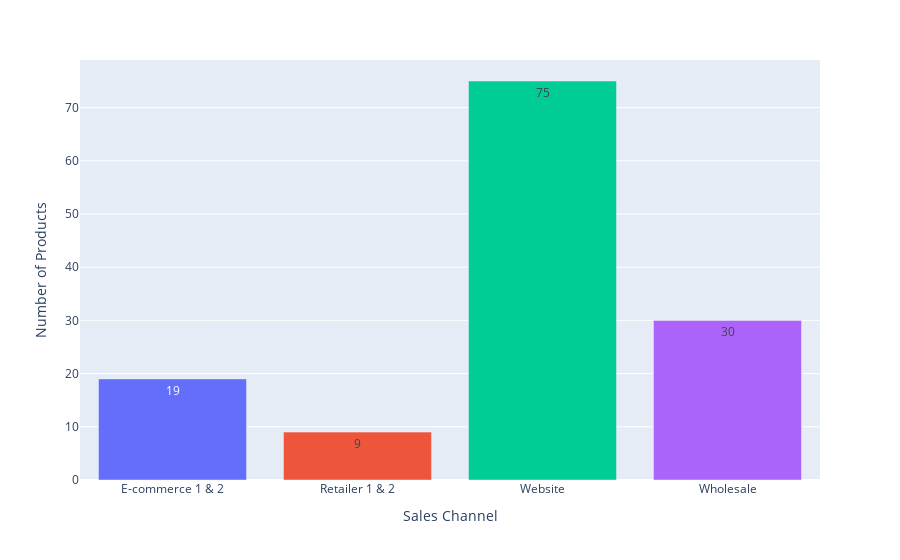

The cell this chart's notebook holds for it:
### Code cell
y=[19,9,75,30]
fig7 = px.bar(x=['E-commerce 1 & 2','Retailer 1 & 2','Website','Wholesale'],
             y=y,
             text=['19','9','75','30'],
             color = {'E-commerce 1 & 2':'steelblue','Retailer 1 & 2':'firebrick', 'Website':'yellow','Wholesale':'red'},
             labels={'x': "Sales Channel","y":'Number of Products'}, 
             ##title="Number of Products by Sales Channel")
)

fig7.update_layout(showlegend = False)
fig7.update_traces(textposition='inside')


fig7.show()
fig7.write_html("../Graphs/Channels_bar.html")

### Figure 1 — Plotly figure (JSON) as saved in the notebook; plotly's stock layout.template omitted (floating-point values rounded to 4 significant figures)
{"data": [{"alignmentgroup": "True", "hovertemplate": "color=steelblue<br>Sales Channel=%{x}<br>Number of Products=%{y}<br>text=%{text}<extra></extra>", "legendgroup": "steelblue", "marker": {"color": "#636efa", "pattern": {"shape": ""}}, "name": "steelblue", "offsetgroup": "steelblue", "orientation": "v", "showlegend": true, "text": ["19"], "textposition": "inside", "type": "bar", "x": ["E-commerce 1 & 2"], "xaxis": "x", "y": [19], "yaxis": "y"}, {"alignmentgroup": "True", "hovertemplate": "color=firebrick<br>Sales Channel=%{x}<br>Number of Products=%{y}<br>text=%{text}<extra></extra>", "legendgroup": "firebrick", "marker": {"color": "#EF553B", "pattern": {"shape": ""}}, "name": "firebrick", "offsetgroup": "firebrick", "orientation": "v", "showlegend": true, "text": ["9"], "textposition": "inside", "type": "bar", "x": ["Retailer 1 & 2"], "xaxis": "x", "y": [9], "yaxis": "y"}, {"alignmentgroup": "True", "hovertemplate": "color=yellow<br>Sales Channel=%{x}<br>Number of Products=%{y}<br>text=%{text}<extra></extra>", "legendgroup": "yellow", "marker": {"color": "#00cc96", "pattern": {"shape": ""}}, "name": "yellow", "offsetgroup": "yellow", "orientation": "v", "showlegend": true, "text": ["75"], "textposition": "inside", "type": "bar", "x": ["Website"], "xaxis": "x", "y": [75], "yaxis": "y"}, {"alignmentgroup": "True", "hovertemplate": "color=red<br>Sales Channel=%{x}<br>Number of Products=%{y}<br>text=%{text}<extra></extra>", "legendgroup": "red", "marker": {"color": "#ab63fa", "pattern": {"shape": ""}}, "name": "red", "offsetgroup": "red", "orientation": "v", "showlegend": true, "text": ["30"], "textposition": "inside", "type": "bar", "x": ["Wholesale"], "xaxis": "x", "y": [30], "yaxis": "y"}], "layout": {"barmode": "relative", "legend": {"title": {"text": "color"}, "tracegroupgap": 0}, "margin": {"t": 60}, "showlegend": false, "xaxis": {"anchor": "y", "domain": [0, 1], "title": {"text": "Sales Channel"}}, "yaxis": {"anchor": "x", "domain": [0, 1], "title": {"text": "Number of Products"}}}}
